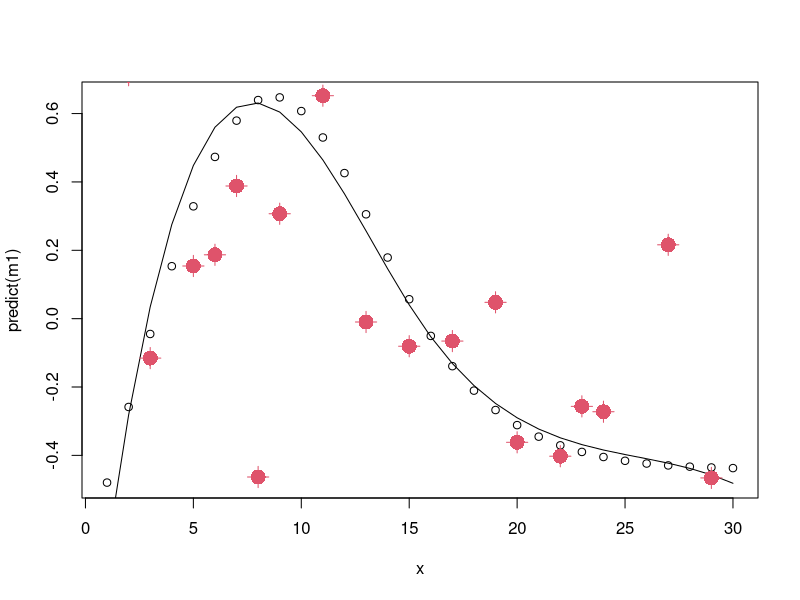

This figure's R source:
library(splines)
## source("makestuff/makeRfuns.R")
## makeGraphics()

## 爸 <- 3
## print(爸^2)
## ☺ <- 7

## To save as .rds
## rdsSave(x)
x <- 1:30
y <- rnorm(30)
dd <- data.frame(x,y)
m1 <- lm(y~ns(x,4))
m2 <- lm(y~bs(x,4))
plot(x,predict(m1))
lines(x,predict(m2))
points(x,y,col=2,pch=3)
points(x,y,col=2,pch=3,cex=2)
points(x,y,col=2,pch=16,cex=2)

attr(terms(m1),"predvars")
attr(terms(m2),"predvars")

kvec <- seq(0,30,by=4)
m3 <- lm(y~bs(x,knots=kvec))
m4 <- lm(y~ns(x,knots=kvec))
